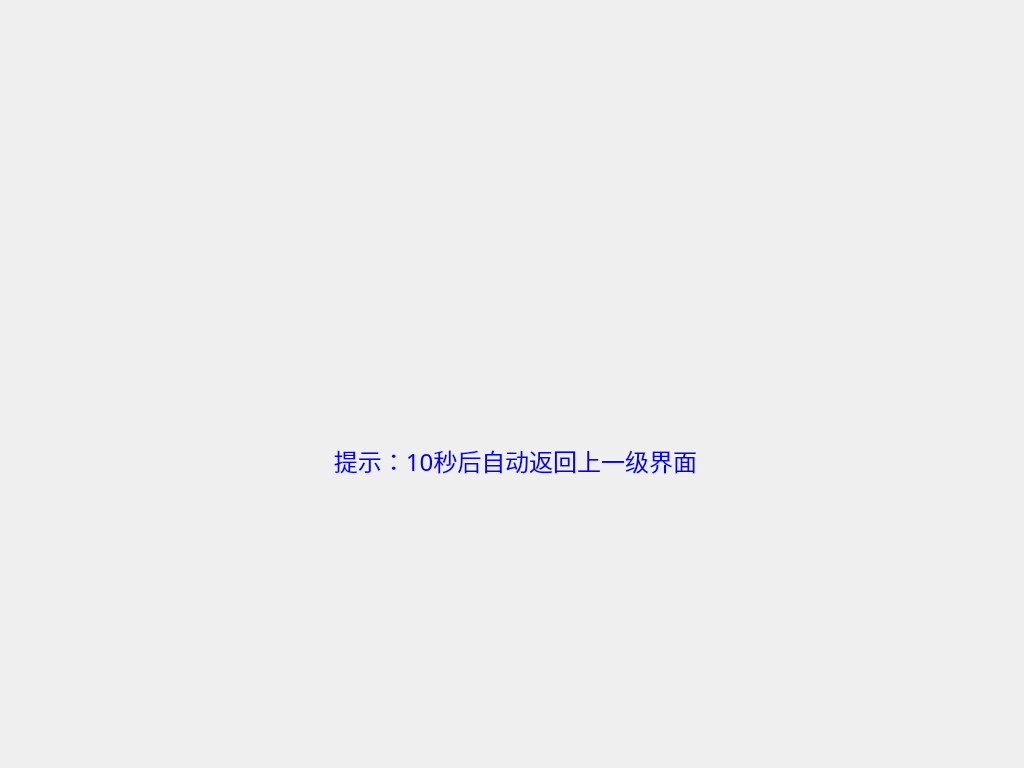
<?xml version="1.0" encoding="UTF-8"?>
<ui version="4.0">
 <class>InfoQryClass</class>
 <widget class="QDialog" name="InfoQryClass">
  <property name="geometry">
   <rect>
    <x>0</x>
    <y>0</y>
    <width>1024</width>
    <height>768</height>
   </rect>
  </property>
  <property name="minimumSize">
   <size>
    <width>1024</width>
    <height>768</height>
   </size>
  </property>
  <property name="maximumSize">
   <size>
    <width>1024</width>
    <height>768</height>
   </size>
  </property>
  <property name="windowTitle">
   <string>Dialog</string>
  </property>
  <widget class="QLabel" name="label">
   <property name="geometry">
    <rect>
     <x>0</x>
     <y>0</y>
     <width>1024</width>
     <height>768</height>
    </rect>
   </property>
   <property name="text">
    <string/>
   </property>
   <property name="pixmap">
    <pixmap resource="../bicycle.qrc">:/image/function_background.png</pixmap>
   </property>
  </widget>
  <widget class="QLabel" name="label_2">
   <property name="geometry">
    <rect>
     <x>140</x>
     <y>190</y>
     <width>160</width>
     <height>200</height>
    </rect>
   </property>
   <property name="text">
    <string/>
   </property>
   <property name="pixmap">
    <pixmap resource="../bicycle.qrc">:/image/ticket_info_qry.png</pixmap>
   </property>
   <property name="scaledContents">
    <bool>true</bool>
   </property>
  </widget>
  <widget class="QLabel" name="label_3">
   <property name="geometry">
    <rect>
     <x>340</x>
     <y>190</y>
     <width>160</width>
     <height>200</height>
    </rect>
   </property>
   <property name="text">
    <string/>
   </property>
   <property name="pixmap">
    <pixmap resource="../bicycle.qrc">:/image/member_info_qry.png</pixmap>
   </property>
   <property name="scaledContents">
    <bool>true</bool>
   </property>
  </widget>
  <widget class="QLabel" name="label_4">
   <property name="geometry">
    <rect>
     <x>540</x>
     <y>190</y>
     <width>160</width>
     <height>200</height>
    </rect>
   </property>
   <property name="text">
    <string/>
   </property>
   <property name="pixmap">
    <pixmap resource="../bicycle.qrc">:/image/rent_info_qry.png</pixmap>
   </property>
   <property name="scaledContents">
    <bool>true</bool>
   </property>
  </widget>
  <widget class="QLabel" name="label_infoQryShow">
   <property name="geometry">
    <rect>
     <x>230</x>
     <y>440</y>
     <width>571</width>
     <height>41</height>
    </rect>
   </property>
   <property name="font">
    <font>
     <family>文泉驿正黑</family>
     <pointsize>18</pointsize>
     <weight>50</weight>
     <bold>false</bold>
    </font>
   </property>
   <property name="styleSheet">
    <string notr="true">color: rgb(0, 0, 255);</string>
   </property>
   <property name="text">
    <string>提示：10秒后自动返回上一级界面</string>
   </property>
   <property name="alignment">
    <set>Qt::AlignCenter</set>
   </property>
  </widget>
  <widget class="QLabel" name="label_5">
   <property name="geometry">
    <rect>
     <x>940</x>
     <y>670</y>
     <width>81</width>
     <height>91</height>
    </rect>
   </property>
   <property name="text">
    <string/>
   </property>
   <property name="pixmap">
    <pixmap resource="../bicycle.qrc">:/image/quit_key_return.png</pixmap>
   </property>
  </widget>
  <widget class="QLabel" name="label_7">
   <property name="geometry">
    <rect>
     <x>740</x>
     <y>190</y>
     <width>160</width>
     <height>200</height>
    </rect>
   </property>
   <property name="text">
    <string/>
   </property>
   <property name="pixmap">
    <pixmap resource="../bicycle.qrc">:/image/nearbySiteQry.png</pixmap>
   </property>
   <property name="scaledContents">
    <bool>true</bool>
   </property>
  </widget>
 </widget>
 <resources>
  <include location="../bicycle.qrc"/>
 </resources>
 <connections/>
</ui>
